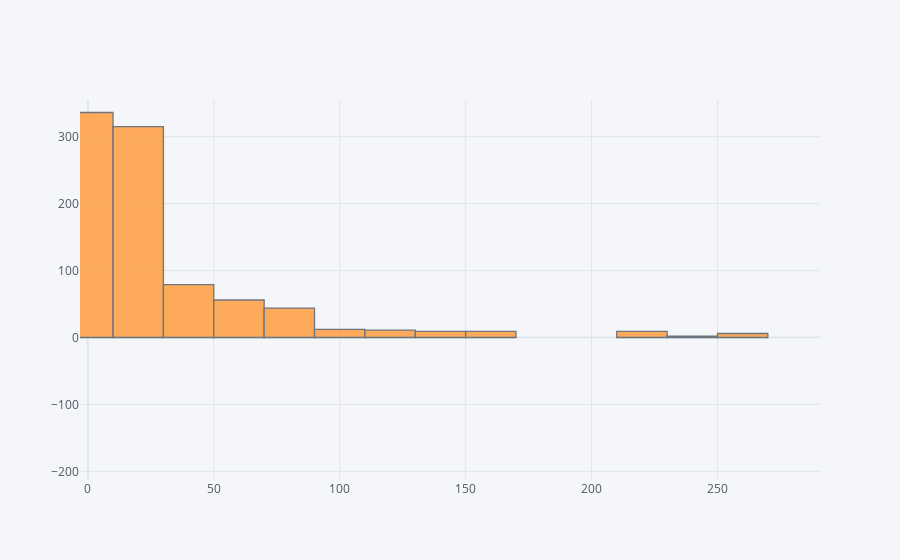

The notebook cell this image was saved under:
### Code cell
train['Fare'].iplot(kind = 'hist',bins= 30)

### Figure 1 — Plotly figure (JSON) as saved in the notebook; plotly's stock layout.template omitted (floating-point values rounded to 4 significant figures; data arrays with more than 128 entries replaced by an {"elided": "..."} marker saying what was removed)
{"data": [{"histfunc": "count", "histnorm": "", "marker": {"color": "rgba(255, 153, 51, 1.0)", "line": {"color": "#4D5663", "width": 1.3}}, "name": "Fare", "nbinsx": 30, "opacity": 0.8, "orientation": "v", "type": "histogram", "x": {"elided": "891 float values"}}], "layout": {"autosize": true, "barmode": "overlay", "legend": {"bgcolor": "#F5F6F9", "font": {"color": "#4D5663"}}, "paper_bgcolor": "#F5F6F9", "plot_bgcolor": "#F5F6F9", "title": {"font": {"color": "#4D5663"}}, "xaxis": {"autorange": false, "gridcolor": "#E1E5ED", "range": [-3.114, 290.7], "showgrid": true, "tickfont": {"color": "#4D5663"}, "title": {"font": {"color": "#4D5663"}, "text": ""}, "type": "linear", "zerolinecolor": "#E1E5ED"}, "yaxis": {"autorange": false, "gridcolor": "#E1E5ED", "range": [-212.8, 354.7], "showgrid": true, "tickfont": {"color": "#4D5663"}, "title": {"font": {"color": "#4D5663"}, "text": ""}, "zerolinecolor": "#E1E5ED"}}}
